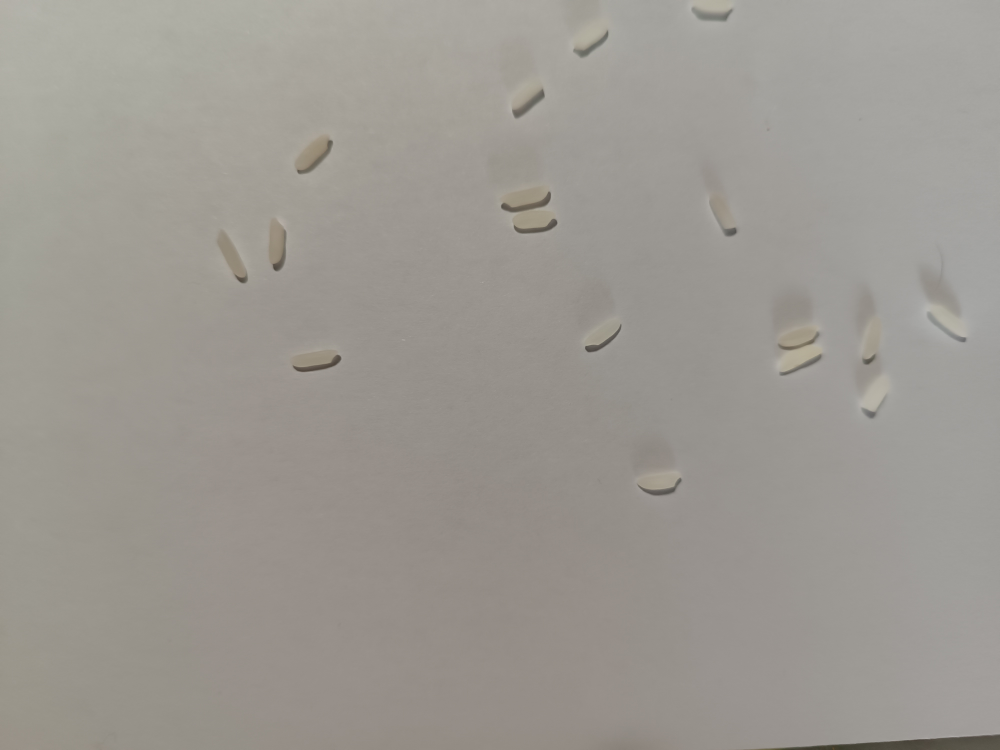
#> input picture prueba.jpg, 4000 x 3000 px (shown at 1/4 size)
$ python predict.py
#> lines starting #> are read from the running program, lines starting #| are printed output that depends on the picture; after the words box and inside, x2 and y2 are one past the last pixel; in counts of white or black regions, pixels touching at a corner belong together
import cv2
import numpy as np


#----------------------------------
# Umbral calibrado manualmente
# (más sensible para detectar arroz)
#----------------------------------

umbral=15


def preprocesar(ruta):

#> called with ruta = 'prueba.jpg'
    img=cv2.imread(
        ruta,
        cv2.IMREAD_GRAYSCALE
    )
#> img: shape (3000, 4000); min 48, max 191, mean 153.1

    if img is None:
        raise ValueError(
        "No se encontró prueba.jpg"
        )


    img=cv2.resize(
        img,
        (128,128)
    )
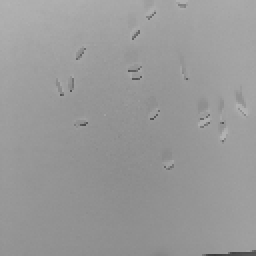
#> img: shape (128, 128) (shown 2 times larger); min 58, max 180, mean 153


    #-------------------------
    # mismo pipeline
    #-------------------------

    fondo=cv2.GaussianBlur(
        img,
        (25,25),
        0
    )

    corregida=cv2.divide(
        img,
        fondo,
        scale=255
    )
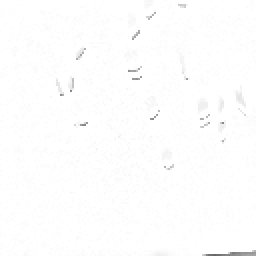
#> corregida: shape (128, 128) (shown 2 times larger); min 103, max 255, mean 253.5


    _,binaria=cv2.threshold(
        corregida,
        0,
        255,
        cv2.THRESH_BINARY+
        cv2.THRESH_OTSU
    )
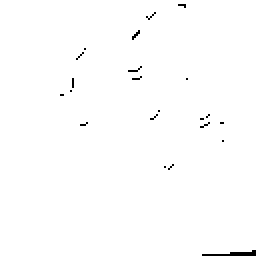
#> binaria: shape (128, 128) (shown 2 times larger); 99.3% white; black in thin lines or dots, all inside (x1, y1, x2, y2) = (30, 2, 128, 128)


    bordes=cv2.Canny(
        corregida,
        50,
        150
    )
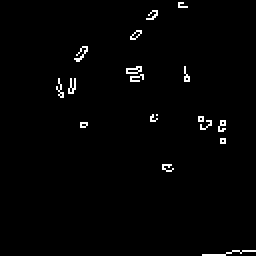
#> bordes: shape (128, 128) (shown 2 times larger); 1.4% white in thin lines or dots, all inside (x1, y1, x2, y2) = (28, 1, 128, 128)

    bordes=255-bordes


    combinada=np.minimum(
        binaria,
        bordes
    )
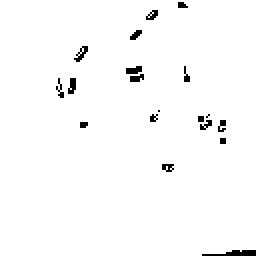
#> combinada: shape (128, 128) (shown 2 times larger); 98.1% white; black in thin lines or dots, all inside (x1, y1, x2, y2) = (28, 1, 128, 128)


    kernel=np.ones(
        (1,1),
        np.uint8
    )


    combinada=cv2.morphologyEx(
        combinada,
        cv2.MORPH_CLOSE,
        kernel
    )


    return combinada


def contar_componentes(img):

    mascara=(
        img==0
    ).astype(
        np.uint8
    )


    num_labels,labels,stats,_=(
        cv2.connectedComponentsWithStats(
            mascara,
            connectivity=8
        )
    )
#> labels: shape (128, 128) int32; 20 distinct labels, from 0 to 19
#> num_labels = 20; stats = 20 rows, first 6: [0, 0, 128, 128, 16068], [89, 1, 5, 3, 12], [73, 5, 6, 5, 18], [65, 15, 6, 5, 18], [37, 23, 7, 8, 24], [63, 33, 8, 4, 25]


    contador=0


    for i in range(
        1,
        num_labels
    ):

        area=stats[
            i,
            cv2.CC_STAT_AREA
        ]


        if area>=4:
            contador+=1
#> this loop made 19 passes
#> area on passes 4, 5, 7, 9, 19: 24, 25, 20, 24, 53
#> after the loop, contador = 17


    return contador


#-----------------------------
# prueba
#-----------------------------

img=preprocesar(
    "prueba.jpg"
)


# guarda para inspeccionar
cv2.imwrite(
    "prueba_procesada_debug.jpg",
    img
)


componentes=contar_componentes(
    img
)
#> componentes = 17


print(
"Componentes detectados:",
componentes
)
#| Componentes detectados: 17

print(
"Umbral:",
umbral
)


if componentes>=umbral:

    print(
        "Hay arroz"
    )

else:

    print(
        "No hay arroz"
    )

$ run again, with prueba2.jpg copied over prueba.jpg
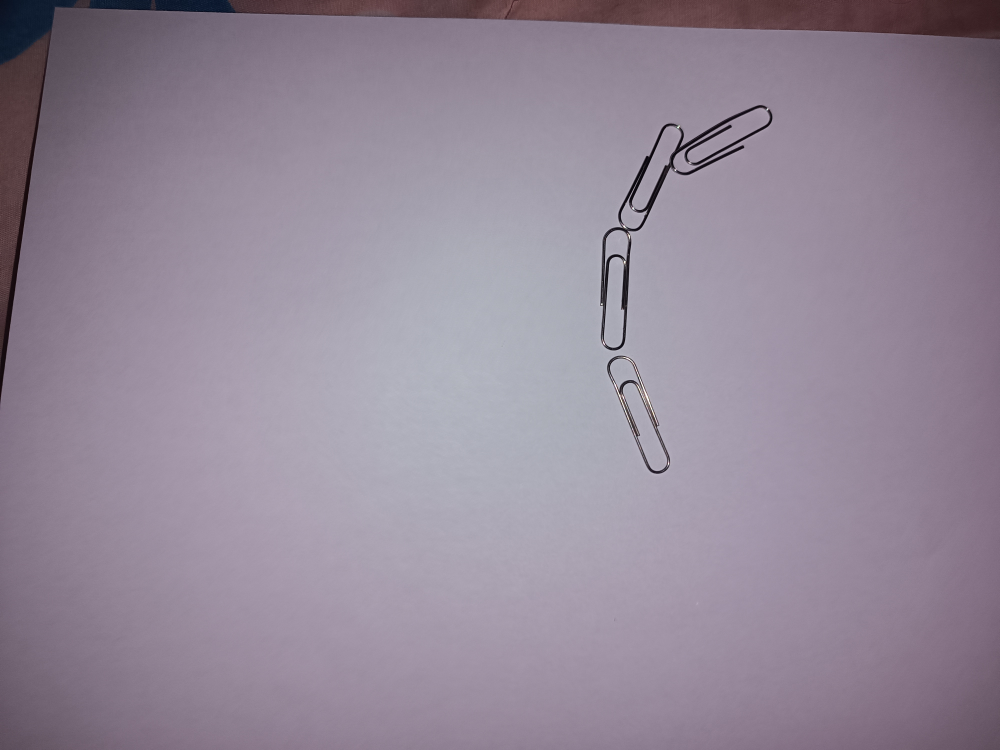
#> input picture prueba2.jpg, 4000 x 3000 px (shown at 1/4 size)
#> in preprocesar, `_,binaria=cv2.threshold( corregida, 0, 255, cv2.THRESH_BINARY+ cv2.THR..`:
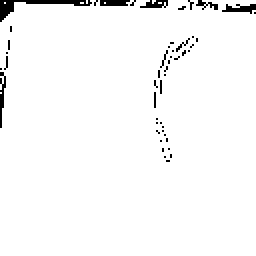
#> binaria: shape (128, 128) (shown 2 times larger); 97.3% white; 49 black regions (43 under 20 px), largest, box (x1, y1, x2, y2) and area: (0, 0, 46, 11) 131, (111, 2, 128, 7) 48, (0, 36, 3, 64) 43, (50, 0, 65, 3) 41, (70, 0, 84, 4) 36, (98, 0, 109, 5) 24
#> combinada: shape (128, 128); 94.7% white; 14 black regions (8 under 20 px), largest, box (x1, y1, x2, y2) and area: (0, 0, 128, 11) 445, (78, 19, 97, 39) 110, (0, 26, 5, 64) 92, (76, 40, 82, 54) 54, (77, 58, 84, 68) 39, (80, 73, 87, 82) 37
#> in contar_componentes, `num_labels,labels,stats,_=( cv2.connectedComponentsWithStats( mascara,..`:
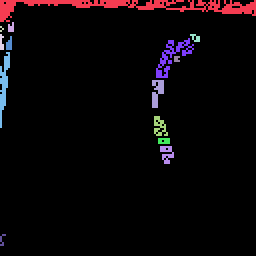
#> labels: shape (128, 128) int32 (shown 2 times larger); 15 distinct labels, from 0 to 14; one colour per label, 0 black
#> num_labels = 15; stats = 15 rows, first 6: [0, 0, 128, 128, 15519], [0, 0, 128, 11, 445], [4, 11, 3, 5, 12], [0, 13, 2, 3, 3], [0, 17, 2, 8, 12], [95, 17, 5, 4, 12]
#> the loop in contar_componentes, `for i in range( 1, num_labels ): ` made 14 passes
#> area on passes 1, 7, 8, 10, 11, 13: 445, 110, 92, 54, 39, 37
#> after the loop in contar_componentes, `for i in range(`: contador = 13
#| Componentes detectados: 13
